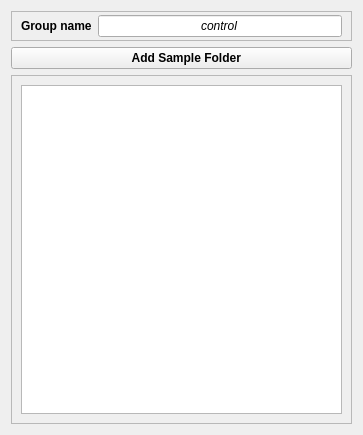
<?xml version="1.0" encoding="UTF-8"?>
<ui version="4.0">
 <class>Form</class>
 <widget class="QWidget" name="Form">
  <property name="geometry">
   <rect>
    <x>0</x>
    <y>0</y>
    <width>363</width>
    <height>435</height>
   </rect>
  </property>
  <property name="windowTitle">
   <string>Form</string>
  </property>
  <layout class="QVBoxLayout" name="verticalLayout">
   <item>
    <widget class="QFrame" name="frame_3">
     <property name="minimumSize">
      <size>
       <width>0</width>
       <height>30</height>
      </size>
     </property>
     <property name="frameShape">
      <enum>QFrame::StyledPanel</enum>
     </property>
     <property name="frameShadow">
      <enum>QFrame::Raised</enum>
     </property>
     <layout class="QHBoxLayout" name="horizontalLayout_5">
      <property name="topMargin">
       <number>0</number>
      </property>
      <property name="bottomMargin">
       <number>0</number>
      </property>
      <item>
       <widget class="QLabel" name="label_2">
        <property name="font">
         <font>
          <bold>true</bold>
         </font>
        </property>
        <property name="text">
         <string>Group name</string>
        </property>
       </widget>
      </item>
      <item>
       <widget class="QLineEdit" name="gpNameLineEdit">
        <property name="minimumSize">
         <size>
          <width>0</width>
          <height>20</height>
         </size>
        </property>
        <property name="font">
         <font>
          <italic>true</italic>
         </font>
        </property>
        <property name="text">
         <string>control</string>
        </property>
        <property name="alignment">
         <set>Qt::AlignCenter</set>
        </property>
        <property name="placeholderText">
         <string>mutant</string>
        </property>
       </widget>
      </item>
     </layout>
    </widget>
   </item>
   <item>
    <widget class="QPushButton" name="gpAddSrcFolderBtn">
     <property name="font">
      <font>
       <bold>true</bold>
      </font>
     </property>
     <property name="text">
      <string>   Add Sample Folder</string>
     </property>
     <property name="icon">
      <iconset theme="folder-new">
       <normaloff>.</normaloff>.</iconset>
     </property>
    </widget>
   </item>
   <item>
    <widget class="QFrame" name="frame">
     <property name="frameShape">
      <enum>QFrame::StyledPanel</enum>
     </property>
     <property name="frameShadow">
      <enum>QFrame::Raised</enum>
     </property>
     <layout class="QVBoxLayout" name="verticalLayout_2">
      <item>
       <widget class="QListWidget" name="gpListWidget">
        <property name="lineWidth">
         <number>2</number>
        </property>
        <property name="midLineWidth">
         <number>1</number>
        </property>
       </widget>
      </item>
     </layout>
    </widget>
   </item>
  </layout>
 </widget>
 <resources/>
 <connections/>
</ui>
